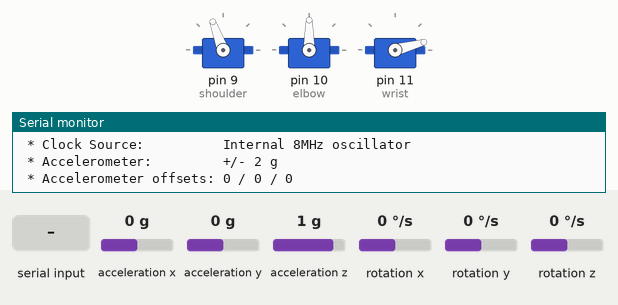
The sketch below on a simulated Arduino Uno, built with avr-gcc and run on an emulated ATmega328P. On the bench: 3 × servo, the last lines printed to the serial monitor. The test bench sets the inputs (shaded band); at power-on: acceleration x 0 g, acceleration y 0 g, acceleration z 1 g, rotation x 0 °/s, rotation y 0 °/s, rotation z 0 °/s.

Above: at 6.2 s.
6.3 s: "w" received over Serial
At 9.2 s:
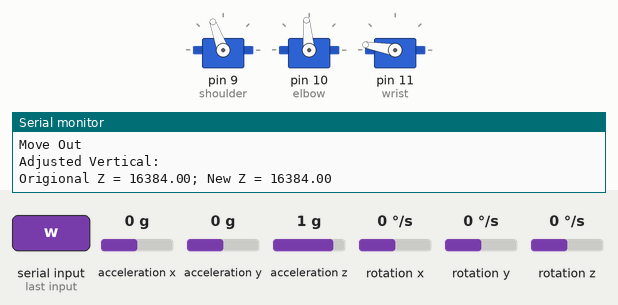
9.3 s: "w" received over Serial
At 11.0 s:
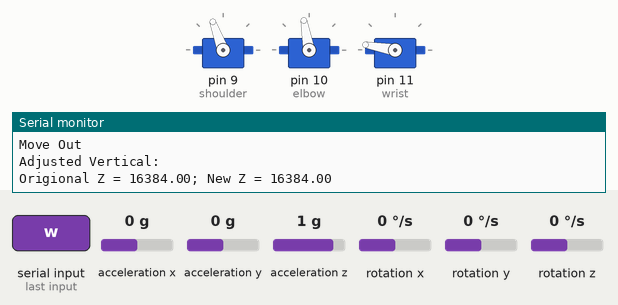
11.8 s: "e" received over Serial
At 14.0 s:
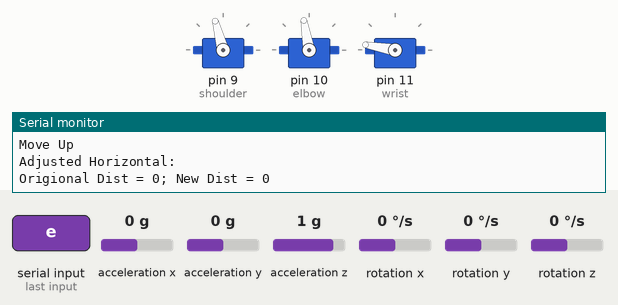
14.3 s: "s" received over Serial
At 16.1 s:
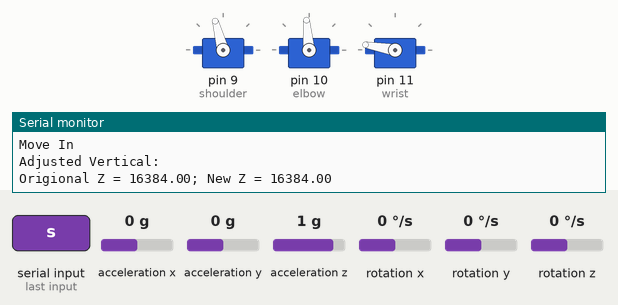
Timing chart, 0 to 17.6 s (numbered marks = the images above; inputs shaded):
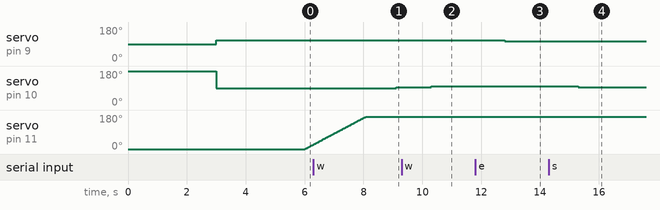

Measured:
- after the input at 6.3 s, servo on pin 10 (elbow): 90° → 95° after 2.8 s
- after the input at 9.3 s, servo on pin 10 (elbow): 95° → 100° after 1.0 s
- after the input at 11.8 s, servo on pin 9 (shoulder): 110° → 105° after 1.0 s
- after the input at 14.3 s, servo on pin 10 (elbow): 100° → 95° after 1.0 s

The sketch:

servo_main.ino
```cpp
// Sero setup
#include <Servo.h>
Servo shoulder;
Servo elbow;
Servo wrist;

int defaultShoulder = 90; // Shoulder is 90-180
int defaultElbow = 180; // Vertical is 180
int defaultWrist = 0;

int shoulderAngle = 110;
int elbowAngle = 90;
int wristAngle = 0;

// Gyro setup
#include <Wire.h>
#include <MPU6050.h>

MPU6050 mpu;

String command;

void setup() {
  // Servo init
  Serial.begin(115200);
  shoulder.attach(9);
  elbow.attach(10);
  wrist.attach(11);

  shoulder.write(defaultShoulder);
  elbow.write(defaultElbow);
  wrist.write(defaultWrist);
  delay(3000);

  shoulder.write(shoulderAngle);
  elbow.write(elbowAngle);
  wrist.write(wristAngle);
  delay(2000);

  // Gyro init
  Serial.println("Initialize MPU6050");

  while(!mpu.begin(MPU6050_SCALE_2000DPS, MPU6050_RANGE_2G))
  {
    Serial.println("Could not find a valid MPU6050 sensor, check wiring!");
    delay(500);
  }

  // Set accelerometer offsets
//   mpu.setAccelOffsetX();
//   mpu.setAccelOffsetY();
//   mpu.setAccelOffsetZ();

  checkSettings();
}

void loop() {

  // Read command from serial
  command = Serial.readString();
  Serial.println(command);

  /*
   * Forward (w) or back (s) control:
   * Do this by moving the shoulder, and adjusting the elbow
   * to keep the Z constant.
   */

  /*
   * Up (e) or Down (q) control:
   * Do this by moving the Elbow, and adjusting the Shoulder
   * to keep the plane constant.
   */

   if ( command.indexOf("w") > -1 ) {
     moveOut();
   }
   else if ( command.indexOf("s") > -1 ) {
     moveIn();
   }
   else if ( command.indexOf("e") > -1 ) {
     moveUp();
   }
   else if ( command.indexOf("q") > -1 ) {
     moveDown();
   }

   // Reset to vertical and stop
   if ( command.indexOf("stop") > -1 ) {
    shutOff();
   }

  // Adjust wrist to stay vertical
  adjustWrist();

  // Print values
//  Serial.print("Shoulder = ");
//  Serial.print(shoulderAngle);
//  Serial.print("; Elbow = ");
//  Serial.print(elbowAngle);
//  Serial.print("; Wrist = ");
//  Serial.print(wristAngle);
//  Serial.print("; Roll = ");
//  Serial.print(getRoll());
//  Serial.println();

  delay(50);
}

void moveOut() {
  Serial.println("Move Out");
  // Get origional axis
  Vector accel = getAccel();

  // Move elbow
  if ( elbowAngle < 170 ) {
    elbowAngle += 5;
    elbow.write(elbowAngle);

    // Adjust shoulder
    adjustVertical(accel.ZAxis);
  }
}

void moveIn() {
  Serial.println("Move In");
  // Get origional axis
  Vector accel = getAccel();

  // Move elbow
  if ( elbowAngle > 10 ) {
    elbowAngle -= 5;
    elbow.write(elbowAngle);

    // Adjust Elbow
    adjustVertical(accel.ZAxis);
  }
}

void moveUp() {
  Serial.println("Move Up");
  // Get origional axis
  Vector accel = getAccel();

  // Move shoulder
  if ( shoulderAngle > 90 ) {
    shoulderAngle -= 5;
    shoulder.write(shoulderAngle);

    // Adjust elbow
    adjustHorizontal(accel.XAxis, accel.YAxis);
  }
}

void moveDown() {
  Serial.println("Move Down");
  // Get origional axis
  Vector accel = getAccel();

  // Move shoulder
  if ( shoulderAngle < 170 ) {
    shoulderAngle += 5;
    shoulder.write(shoulderAngle);

    // Adjust elbow
    adjustHorizontal(accel.XAxis, accel.YAxis);
  }
}

void shutOff() {
  shoulder.write(defaultShoulder);
  elbow.write(defaultElbow);
  wrist.write(defaultWrist);
  delay(3000);


  shoulderAngle = 110;
  elbowAngle = 90;
  wristAngle = 0;

  shoulder.write(shoulderAngle);
  elbow.write(elbowAngle);
  wrist.write(wristAngle);
  delay(2000);
}

int getRoll() {
  int thisRoll;
  Vector normAccel = mpu.readNormalizeAccel();
  thisRoll = (atan2(normAccel.YAxis, normAccel.ZAxis)*180.0)/M_PI;
  return thisRoll;
}

Vector getAccel() {
  Vector rawAccel = mpu.readRawAccel();
  return rawAccel;
}

// Adjust elbow to maintain origional x and y positioning - always straighten
void adjustHorizontal(double origX, double origY) {
  Vector accel = getAccel();

  int origDist = int(sqrt(origX*origX + origY*origY));

  if ( sqrt(accel.XAxis*accel.XAxis + accel.YAxis*accel.YAxis) < origDist && elbowAngle < 175 ) {
    while ( sqrt(accel.XAxis*accel.XAxis + accel.YAxis*accel.YAxis) < origDist && elbowAngle < 175 ) {
      elbowAngle += 1;
      elbow.write(elbowAngle);
      delay(10);
      accel = getAccel();
    }
  }
  else if ( sqrt(accel.XAxis*accel.XAxis + accel.YAxis*accel.YAxis) > origDist && elbowAngle < 175 ) {
    while ( sqrt(accel.XAxis*accel.XAxis + accel.YAxis*accel.YAxis) > origDist && elbowAngle < 175 ) {
      elbowAngle += 1;
      elbow.write(elbowAngle);
      delay(10);
      accel = getAccel();
    }
  }

  Serial.println("Adjusted Horizontal: ");
  Serial.print("Origional Dist = ");
  Serial.print(origDist);
  Serial.print("; New Dist = ");
  Serial.println(int(sqrt(accel.XAxis*accel.XAxis + accel.YAxis*accel.YAxis)));
}


// Adjust shoulder to maintain origional Z positioning
void adjustVertical(double origZ) {
  Vector accel = getAccel();

  if ( accel.ZAxis > origZ && shoulderAngle < 175 ) {
    while ( accel.ZAxis > origZ && shoulderAngle < 175 ) {
      shoulderAngle += 1;
      shoulder.write(shoulderAngle);
      delay(10);
      accel = getAccel();
    }
  }
  else if ( accel.ZAxis < origZ && shoulderAngle > 90 ) {
    while ( accel.ZAxis < origZ && shoulderAngle > 90 ) {
      shoulderAngle -= 1;
      shoulder.write(shoulderAngle);
      delay(10);
      accel = getAccel();
    }
  }

  Serial.println("Adjusted Vertical: ");
  Serial.print("Origional Z = ");
  Serial.print(origZ);
  Serial.print("; New Z = ");
  Serial.println(accel.ZAxis);
}


void adjustWrist() {
  int roll = getRoll();

  if (roll <= -100 && wristAngle > 10 ) {
    while ( roll <= -100 && wristAngle > 10 ) {
      wristAngle -= 1;
      wrist.write(wristAngle);
      delay(10);
      roll = getRoll();
    }
  }
  else if ( roll >= -80 && wristAngle < 170 ) {
    while ( roll >= -80 && wristAngle < 170 ) {
      wristAngle += 1;
      wrist.write(wristAngle);
      delay(10);
      roll = getRoll();
    }
  }
}


void checkSettings()
{
  Serial.println();

  Serial.print(" * Sleep Mode:            ");
  Serial.println(mpu.getSleepEnabled() ? "Enabled" : "Disabled");

  Serial.print(" * Clock Source:          ");
  switch(mpu.getClockSource())
  {
    case MPU6050_CLOCK_KEEP_RESET:     Serial.println("Stops the clock and keeps the timing generator in reset"); break;
    case MPU6050_CLOCK_EXTERNAL_19MHZ: Serial.println("PLL with external 19.2MHz reference"); break;
    case MPU6050_CLOCK_EXTERNAL_32KHZ: Serial.println("PLL with external 32.768kHz reference"); break;
    case MPU6050_CLOCK_PLL_ZGYRO:      Serial.println("PLL with Z axis gyroscope reference"); break;
    case MPU6050_CLOCK_PLL_YGYRO:      Serial.println("PLL with Y axis gyroscope reference"); break;
    case MPU6050_CLOCK_PLL_XGYRO:      Serial.println("PLL with X axis gyroscope reference"); break;
    case MPU6050_CLOCK_INTERNAL_8MHZ:  Serial.println("Internal 8MHz oscillator"); break;
  }

  Serial.print(" * Accelerometer:         ");
  switch(mpu.getRange())
  {
    case MPU6050_RANGE_16G:            Serial.println("+/- 16 g"); break;
    case MPU6050_RANGE_8G:             Serial.println("+/- 8 g"); break;
    case MPU6050_RANGE_4G:             Serial.println("+/- 4 g"); break;
    case MPU6050_RANGE_2G:             Serial.println("+/- 2 g"); break;
  }

  Serial.print(" * Accelerometer offsets: ");
  Serial.print(mpu.getAccelOffsetX());
  Serial.print(" / ");
  Serial.print(mpu.getAccelOffsetY());
  Serial.print(" / ");
  Serial.println(mpu.getAccelOffsetZ());

  Serial.println();
}
```
